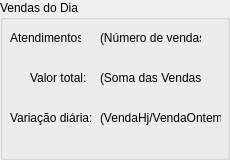
       <widget class="QGroupBox" name="VendasMes">
        <property name="minimumSize">
         <size>
          <width>80</width>
          <height>160</height>
         </size>
        </property>
        <property name="title">
         <string>Vendas do Dia</string>
        </property>
        <widget class="QLabel" name="label_2">
         <property name="geometry">
          <rect>
           <x>10</x>
           <y>30</y>
           <width>71</width>
           <height>16</height>
          </rect>
         </property>
         <property name="text">
          <string>Atendimentos:</string>
         </property>
        </widget>
        <widget class="QLabel" name="label_3">
         <property name="geometry">
          <rect>
           <x>30</x>
           <y>70</y>
           <width>71</width>
           <height>16</height>
          </rect>
         </property>
         <property name="text">
          <string>Valor total:</string>
         </property>
        </widget>
        <widget class="QLabel" name="label_4">
         <property name="geometry">
          <rect>
           <x>100</x>
           <y>30</y>
           <width>101</width>
           <height>16</height>
          </rect>
         </property>
         <property name="text">
          <string>(Número de vendas)</string>
         </property>
        </widget>
        <widget class="QLabel" name="label_5">
         <property name="geometry">
          <rect>
           <x>100</x>
           <y>70</y>
           <width>101</width>
           <height>16</height>
          </rect>
         </property>
         <property name="text">
          <string>(Soma das Vendas)</string>
         </property>
        </widget>
        <widget class="QLabel" name="label_6">
         <property name="geometry">
          <rect>
           <x>10</x>
           <y>110</y>
           <width>81</width>
           <height>16</height>
          </rect>
         </property>
         <property name="text">
          <string>Variação diária:</string>
         </property>
        </widget>
        <widget class="QLabel" name="label_7">
         <property name="geometry">
          <rect>
           <x>100</x>
           <y>110</y>
           <width>121</width>
           <height>16</height>
          </rect>
         </property>
         <property name="text">
          <string>(VendaHj/VendaOntem)</string>
         </property>
        </widget>
       </widget>
